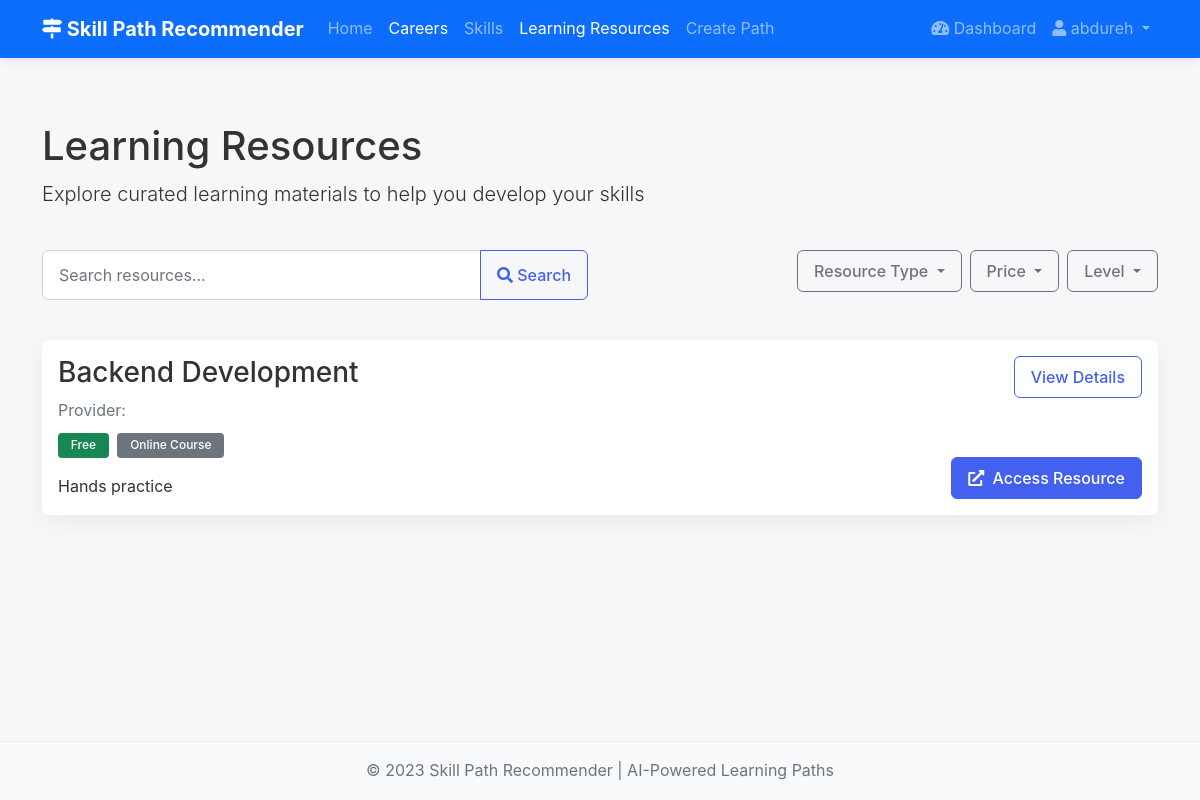
Page /careers/resources/ (signed in) on the committed database.
### careers/models.py (models this page shows, shortened)
class LearningResource(models.Model):
    RESOURCE_TYPES = (
        ('course', 'Online Course'),
        ('book', 'Book'),
        ('video', 'Video Tutorial'),
        ('article', 'Article'),
        ('documentation', 'Documentation'),
        ('tool', 'Interactive Tool'),
        ('other', 'Other'),
    )
    DIFFICULTY_LEVELS = (
        ('beginner', 'Beginner'),
        ('intermediate', 'Intermediate'),
        ('advanced', 'Advanced'),
        ('all', 'All Levels'),
    )
    title = models.CharField(max_length=200)
    description = models.TextField()
    url = models.URLField(max_length=500)
    resource_type = models.CharField(max_length=20, choices=RESOURCE_TYPES)
    difficulty = models.CharField(max_length=20, choices=DIFFICULTY_LEVELS, default='all')
    skills = models.ManyToManyField(Skill, related_name='resources')
    duration = models.CharField(max_length=50, blank=True)  # e.g., "2 hours", "4 weeks"
    is_free = models.BooleanField(default=True)
    rating = models.DecimalField(max_digits=3, decimal_places=1, null=True, blank=True)  # 1.0 to 5.0
    created_at = models.DateTimeField(auto_now_add=True)
    updated_at = models.DateTimeField(auto_now=True)

### careers/views.py (the view)
# urls.py: path('resources/', views.resources_list, name='resources_list'),
def resources_list(request):
    search_query = request.GET.get('search', '')
    type_filter = request.GET.get('type', '')
    difficulty_filter = request.GET.get('difficulty', '')
    free_filter = request.GET.get('free', '')
    resources = LearningResource.objects.all()
    if search_query:
        resources = resources.filter(
            Q(title__icontains=search_query) |
            Q(description__icontains=search_query)
        )
    if type_filter:
        resources = resources.filter(resource_type=type_filter)
    if difficulty_filter:
        resources = resources.filter(difficulty=difficulty_filter)
    if free_filter:
        is_free = free_filter == 'true'
        resources = resources.filter(is_free=is_free)
    resource_types = dict(LearningResource.RESOURCE_TYPES)
    difficulty_levels = dict(LearningResource.DIFFICULTY_LEVELS)
    context = {
        'resources': resources,
        'search_query': search_query,
        'type_filter': type_filter,
        'difficulty_filter': difficulty_filter,
        'free_filter': free_filter,
        'resource_types': resource_types,
        'difficulty_levels': difficulty_levels,
    }
    return render(request, 'careers/resource_list.html', context)

### templates/careers/resource_list.html (shortened to what this page needs)
{% extends 'base.html' %}
{% block content %}
<div class="row mb-4">
    <div class="col-12">
        <h1>Learning Resources</h1>
        <p class="lead">Explore curated learning materials to help you develop your skills</p>
    </div>
</div>
<div class="row mb-4">
    <div class="col-md-6">
        <div class="input-group mb-3">
            <input type="text" id="resourceSearch" class="form-control" placeholder="Search resources...">
            <button class="btn btn-outline-primary" type="button">
                <i class="fas fa-search"></i> Search
            </button>
        </div>
    </div>
    <div class="col-md-6">
        <div class="d-flex gap-2 justify-content-md-end">
            <div class="dropdown">
                <button class="btn btn-outline-secondary dropdown-toggle" type="button" id="typeFilter" data-bs-toggle="dropdown" aria-expanded="false">
                    Resource Type
                </button>
            </div>
            <div class="dropdown">
                <button class="btn btn-outline-secondary dropdown-toggle" type="button" id="priceFilter" data-bs-toggle="dropdown" aria-expanded="false">
                    Price
                </button>
            </div>
            <div class="dropdown">
                <button class="btn btn-outline-secondary dropdown-toggle" type="button" id="levelFilter" data-bs-toggle="dropdown" aria-expanded="false">
                    Level
                </button>
            </div>
        </div>
    </div>
</div>
<div class="row" id="resourcesContainer">
    {% for resource in resources %}
    <div class="col-12 mb-3 resource-item"
         data-type="{{ resource.resource_type }}"
         data-price="{% if resource.is_free %}free{% else %}paid{% endif %}"
         data-level="{{ resource.difficulty_level }}">
        <div class="card">
            <div class="card-body">
                <div class="d-md-flex justify-content-between">
                    <div>
                        <h3 class="card-title">{{ resource.title }}</h3>
                        <p class="text-muted mb-2">Provider: {{ resource.provider }}</p>
                        <div class="mb-3">
                            <span class="badge {% if resource.is_free %}bg-success{% else %}bg-warning{% endif %} me-1">
                                {% if resource.is_free %}Free{% else %}Paid{% endif %}
                            </span>
                            <span class="badge bg-secondary me-1">{{ resource.get_resource_type_display }}</span>
                        </div>
                        <p class="card-text">{{ resource.description|truncatechars:200 }}</p>
                    </div>
                    <div class="ms-md-3 mt-3 mt-md-0 d-flex flex-column justify-content-between align-items-md-end">
                        <a href="{% url 'resource_detail' resource_id=resource.id %}" class="btn btn-outline-primary mb-2">View Details</a>
                        <a href="{{ resource.url }}" target="_blank" class="btn btn-primary">
                            <i class="fas fa-external-link-alt me-1"></i> Access Resource
                        </a>
                    </div>
                </div>
            </div>
        </div>
    </div>
    {% empty %}
    <div class="col-12">
        <div class="alert alert-info">
            No resources found. Check back later for more options.
        </div>
    </div>
    {% endfor %}
</div>
{% endblock %}

### templates/base.html (shortened to what this page needs)
<!DOCTYPE html>
<html lang="en">
<head>
    <link href="https://cdn.jsdelivr.net/npm/bootstrap@5.1.3/dist/css/bootstrap.min.css" rel="stylesheet">
    <link rel="stylesheet" href="https://cdnjs.cloudflare.com/ajax/libs/font-awesome/5.15.4/css/all.min.css" />
    {% load static %}
    <link rel="stylesheet" href="{% static 'css/main.css' %}">
</head>
<body>
    <nav class="navbar navbar-expand-lg navbar-dark bg-primary">
        <div class="container">
            <a class="navbar-brand" href="{% url 'home' %}">
                <i class="fas fa-map-signs"></i> Skill Path Recommender
            </a>
            <div class="collapse navbar-collapse" id="navbarNav">
                <ul class="navbar-nav me-auto">
                    <li class="nav-item">
                        <a class="nav-link {% if request.resolver_match.url_name == 'home' %}active{% endif %}" href="{% url 'home' %}">Home</a>
                    </li>
                    <li class="nav-item">
                        <a class="nav-link {% if 'careers' in request.path %}active{% endif %}" href="{% url 'careers:careers_list' %}">Careers</a>
                    </li>
                    <li class="nav-item">
                        <a class="nav-link {% if request.resolver_match.url_name == 'skills_list' %}active{% endif %}" href="{% url 'careers:skills_list' %}">Skills</a>
                    </li>
                    <li class="nav-item">
                        <a class="nav-link {% if request.resolver_match.url_name == 'resources_list' %}active{% endif %}" href="{% url 'careers:resources_list' %}">Learning Resources</a>
                    </li>
                    {% if user.is_authenticated %}
                    <li class="nav-item">
                        <a class="nav-link {% if request.resolver_match.url_name == 'generate_path' %}active{% endif %}" href="{% url 'learning_paths:generate_path' %}">Create Path</a>
                    </li>
                    {% endif %}
                </ul>
                <ul class="navbar-nav">
                    {% if user.is_authenticated %}
                    <li class="nav-item">
                        <a class="nav-link {% if request.resolver_match.app_name == 'accounts' and request.resolver_match.url_name == 'dashboard' %}active{% endif %}" href="{% url 'accounts:dashboard' %}">
                            <i class="fas fa-tachometer-alt"></i> Dashboard
                        </a>
                    </li>
                    <li class="nav-item dropdown">
                        <a class="nav-link dropdown-toggle" href="#" id="navbarDropdown" role="button" data-bs-toggle="dropdown" aria-expanded="false">
                            <i class="fas fa-user"></i> {{ user.username }}
                        </a>
                    </li>
                    {% endif %}
                </ul>
            </div>
        </div>
    </nav>
    <main class="container my-4">
        {% block content %}{% endblock %}
    </main>
    <footer class="footer py-3 bg-light mt-5">
        <div class="container text-center">
            <span class="text-muted">&copy; 2023 Skill Path Recommender | AI-Powered Learning Paths</span>
        </div>
    </footer>
</body>
</html>

### static/css/main.css (style rules this page uses)
:root { --primary: #4361ee; --primary-dark: #3347c2; --secondary: #7209b7; --success: #38b000; --info: #4cc9f0; --warning: #ffbe0b; --danger: #e63946; --light: #f8f9fa; --dark: #212529; --gray: #6c757d; --gray-light: #e9ecef; }
body { font-family: 'Inter', 'Segoe UI', Roboto, 'Helvetica Neue', sans-serif; line-height: 1.6; color: #333; background-color: #f7f7f9; min-height: 100vh; display: flex; flex-direction: column; }
main { flex: 1; padding: 1.5rem 0; }
a { color: var(--primary); text-decoration: none; }
.navbar { box-shadow: 0 2px 10px rgba(0,0,0,0.1); background-color: white; }
.navbar-brand { font-weight: 700; color: var(--primary); }
.card { border: 0; border-radius: 0.5rem; box-shadow: 0 0.5rem 1.5rem rgba(0,0,0,0.05); transition: transform 0.3s ease, box-shadow 0.3s ease; }
.btn { border-radius: 0.375rem; font-weight: 500; padding: 0.5rem 1rem; }
.btn-primary { background-color: var(--primary); border-color: var(--primary); }
.btn-outline-primary { color: var(--primary); border-color: var(--primary); }
.form-control { border-radius: 0.375rem; padding: 0.75rem 1rem; }
footer { background-color: #fff; border-top: 1px solid var(--gray-light); padding: 2rem 0; margin-top: auto; }
.badge { font-weight: 500; padding: 0.4rem 0.8rem; }

### rows in the picture
LearningResource: title "Backend Development", is_free "Free", resource_type "Online Course", description "Hands practice"

### other values in the picture
{{ user.username }} "abdureh"
